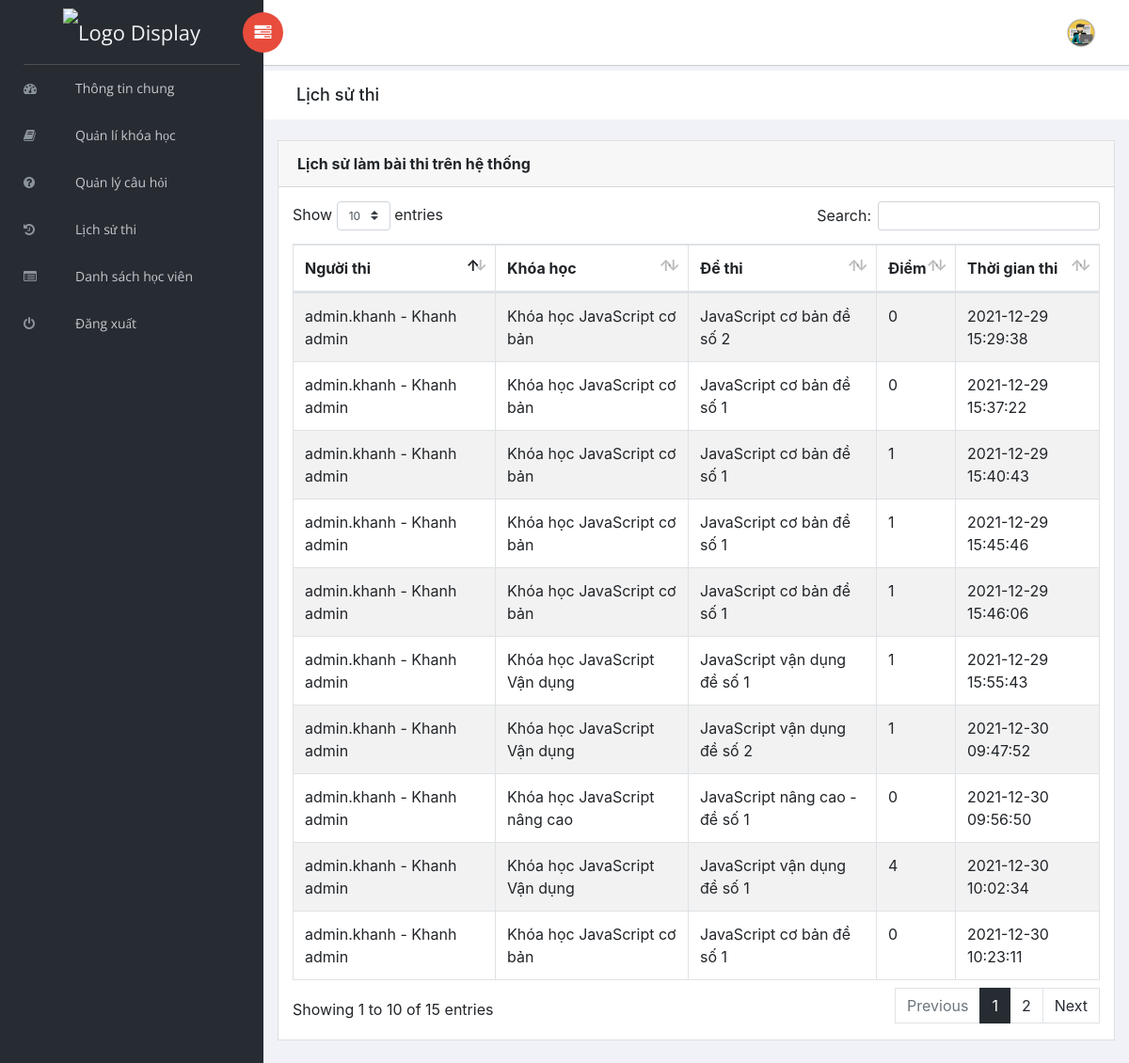
/admin/exam-history.php (signed in), run on the app's committed database.
### tables this page shows
CREATE TABLE `ket_qua` (
  `id` int(5) NOT NULL,
  `username` varchar(255) NOT NULL,
  `khoa_hoc` int(5) NOT NULL,
  `de_thi` int(5) NOT NULL,
  `diem` int(11) NOT NULL,
  `ngay` timestamp NULL DEFAULT NULL
);

CREATE TABLE `users` (
  `id` int(5) NOT NULL,
  `username` varchar(50) NOT NULL,
  `fullname` varchar(100) NOT NULL,
  `email` varchar(100) DEFAULT NULL,
  `password` varchar(100) NOT NULL,
  `role` varchar(20) NOT NULL DEFAULT 'user'
);

CREATE TABLE `khoa_hoc` (
  `id` int(5) NOT NULL,
  `name` varchar(255) NOT NULL,
  `description` longtext DEFAULT NULL
);

CREATE TABLE `de_thi` (
  `ma_de_thi` int(5) NOT NULL,
  `ten_de_thi` varchar(255) NOT NULL,
  `khoa_hoc` int(5) NOT NULL,
  `cau_hoi_coban` int(5) NOT NULL,
  `cau_hoi_trungbinh` int(5) NOT NULL,
  `cau_hoi_nangcao` int(5) NOT NULL
);

### admin/config/connection.php (called while the page is built, shortened)
<?php
class Connection
{
    private $host = DATABASE_HOST;
    private $user = DATABASE_USERNAME;
    private $pass = DATABASE_PASSWORD;
    private $name = DATABASE_NAME;
    public $link;
    private function DBconnect()
    {
        $this->link = new mysqli($this->host, $this->user, $this->pass, $this->name)
            or
            die("Lỗi kết nối Cơ Sở Dữ Liệu: " . $this->link->connect_error);
    }
}

### admin/exam-history.php (the view, shortened to what this page needs)
<?php
include_once("./config/connection.php");
$link = new Connection;
$query = "SELECT * FROM ket_qua LEFT OUTER JOIN khoa_hoc ON ket_qua.khoa_hoc = khoa_hoc.id
LEFT OUTER JOIN de_thi ON  ket_qua.de_thi = de_thi.ma_de_thi LEFT OUTER JOIN users ON ket_qua.username = users.username;";
$results = mysqli_query($link->link, $query);
?>
<!doctype html>
<html class="no-js" lang="en">
<head>
    <link rel="stylesheet" href="vendors/bootstrap/dist/css/bootstrap.min.css">
    <link rel="stylesheet" href="vendors/font-awesome/css/font-awesome.min.css">
    <link rel="stylesheet" href="vendors/themify-icons/css/themify-icons.css">
    <link rel="stylesheet" href="vendors/flag-icon-css/css/flag-icon.min.css">
    <link rel="stylesheet" href="vendors/selectFX/css/cs-skin-elastic.css">
    <link rel="stylesheet" href="vendors/datatables.net-bs4/css/dataTables.bootstrap4.min.css">
    <link rel="stylesheet" href="vendors/datatables.net-buttons-bs4/css/buttons.bootstrap4.min.css">
    <link rel="stylesheet" href="assets/css/style.css">
</head>
<body>
    <?php include_once("./layout/sidenav.php") ?>
    <div id="right-panel" class="right-panel">
        <?php include_once("./layout/header.php") ?>
        <div class="breadcrumbs">
            <div class="col-sm-4">
                <div class="page-header float-left">
                    <div class="page-title">
                        <h1>Lịch sử thi</h1>
                    </div>
                </div>
            </div>
        </div>
        <div class="content mt-3">
            <div class="animated fadeIn">
                <div class="row">
                    <div class="col-md-12">
                        <div class="card">
                            <div class="card-header">
                                <div class="row">
                                    <div class="col-sm-4">
                                        <strong class="card-title">Lịch sử làm bài thi trên hệ thống</strong>
                                    </div>
                                </div>
                            </div>
                            <div class="card-body">
                                <table id="bootstrap-data-table-export" class="table table-striped table-bordered">
                                    <thead>
                                        <tr>
                                            <th>Người thi</th>
                                            <th>Khóa học</th>
                                            <th>Đề thi</th>
                                            <th>Điểm</th>
                                            <th>Thời gian thi</th>
                                        </tr>
                                    </thead>
                                    <tbody>
                                        <?php
                                        while ($result = $results->fetch_assoc()) { ?>
                                            <tr>
                                                <td><?php echo $result['username'] ?> - <?php echo $result['fullname'] ?></td>
                                                <td><?php echo $result['name'] ?></td>
                                                <td><?php echo $result['ten_de_thi'] ?></td>
                                                <td><?php echo $result['diem'] ?></td>
                                                <td><?php echo $result['ngay'] ?></td>
                                            </tr>
                                        <?php }
                                        ?>
                                    </tbody>
                                </table>
                            </div>
                        </div>
                    </div>
                </div>
            </div>
        </div>
    </div>
</body>
</html>

### data on the page
ket_qua: users.username "admin.khanh", users.fullname "Khanh admin", khoa_hoc.name "Khóa học JavaScript cơ bản", de_thi.ten_de_thi "JavaScript cơ bản đề số 2", diem "0", ngay "2021-12-29 15:29:38"
ket_qua: users.username "admin.khanh", users.fullname "Khanh admin", khoa_hoc.name "Khóa học JavaScript cơ bản", de_thi.ten_de_thi "JavaScript cơ bản đề số 1", diem "0", ngay "2021-12-29 15:37:22"
ket_qua: users.username "admin.khanh", users.fullname "Khanh admin", khoa_hoc.name "Khóa học JavaScript cơ bản", de_thi.ten_de_thi "JavaScript cơ bản đề số 1", diem "1", ngay "2021-12-29 15:40:43"
ket_qua: users.username "admin.khanh", users.fullname "Khanh admin", khoa_hoc.name "Khóa học JavaScript cơ bản", de_thi.ten_de_thi "JavaScript cơ bản đề số 1", diem "1", ngay "2021-12-29 15:45:46"
ket_qua: users.username "admin.khanh", users.fullname "Khanh admin", khoa_hoc.name "Khóa học JavaScript cơ bản", de_thi.ten_de_thi "JavaScript cơ bản đề số 1", diem "1", ngay "2021-12-29 15:46:06"
ket_qua: users.username "admin.khanh", users.fullname "Khanh admin", khoa_hoc.name "Khóa học JavaScript Vận dụng", de_thi.ten_de_thi "JavaScript vận dụng đề số 1", diem "1", ngay "2021-12-29 15:55:43"
ket_qua: users.username "admin.khanh", users.fullname "Khanh admin", khoa_hoc.name "Khóa học JavaScript Vận dụng", de_thi.ten_de_thi "JavaScript vận dụng đề số 2", diem "1", ngay "2021-12-30 09:47:52"
ket_qua: users.username "admin.khanh", users.fullname "Khanh admin", khoa_hoc.name "Khóa học JavaScript nâng cao", de_thi.ten_de_thi "JavaScript nâng cao - đề số 1", diem "0", ngay "2021-12-30 09:56:50"
ket_qua: users.username "admin.khanh", users.fullname "Khanh admin", khoa_hoc.name "Khóa học JavaScript Vận dụng", de_thi.ten_de_thi "JavaScript vận dụng đề số 1", diem "4", ngay "2021-12-30 10:02:34"
ket_qua: users.username "admin.khanh", users.fullname "Khanh admin", khoa_hoc.name "Khóa học JavaScript cơ bản", de_thi.ten_de_thi "JavaScript cơ bản đề số 1", diem "0", ngay "2021-12-30 10:23:11"
